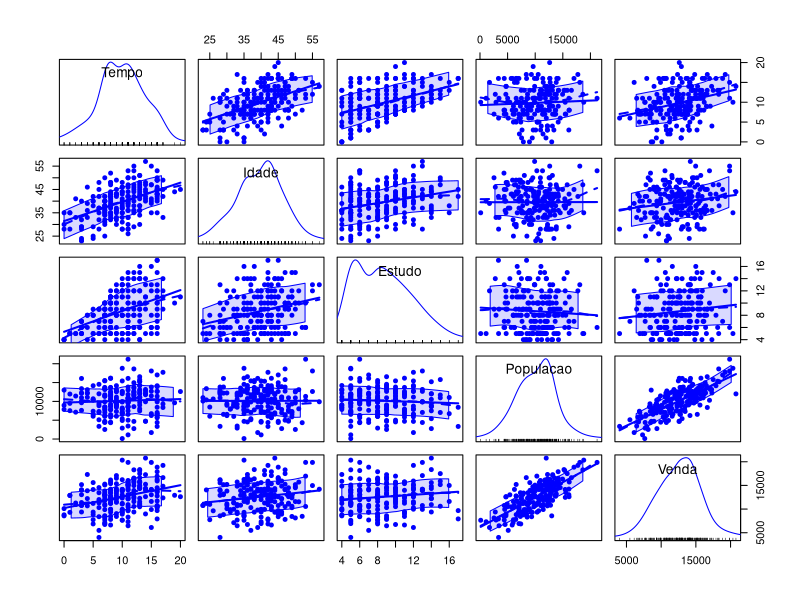
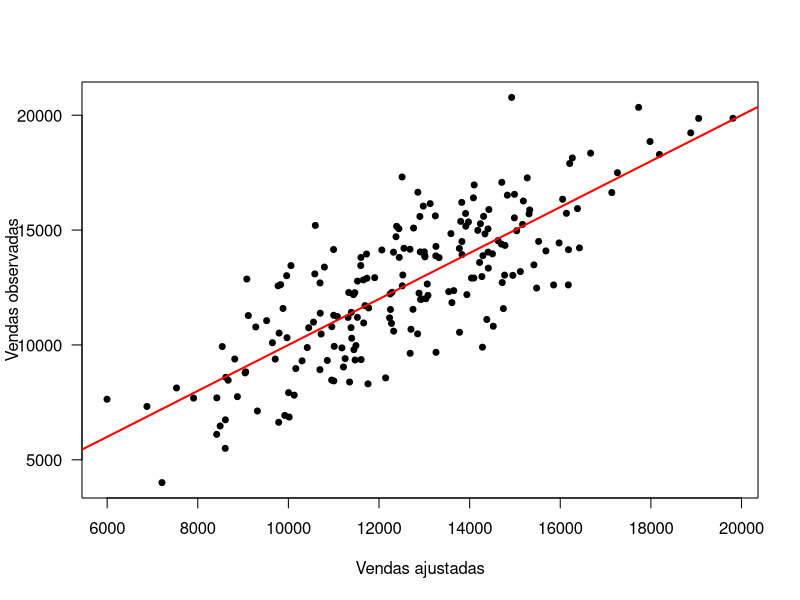
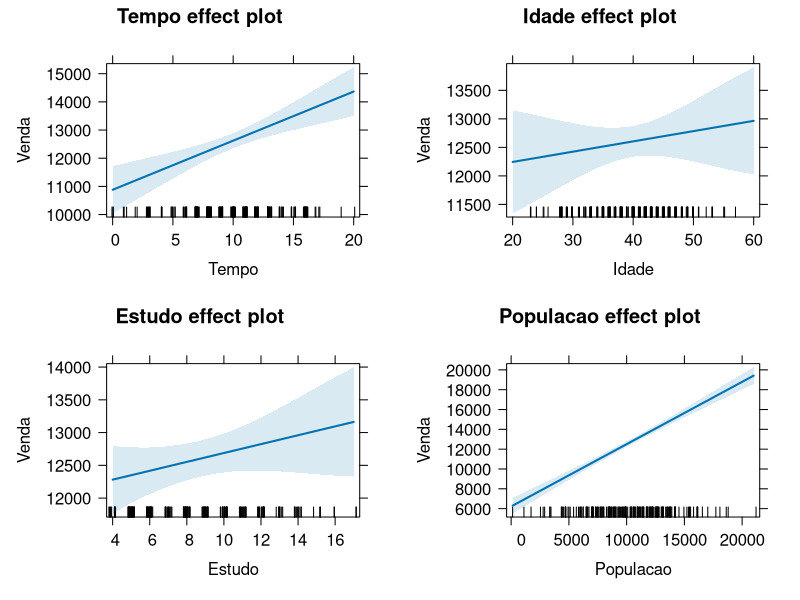
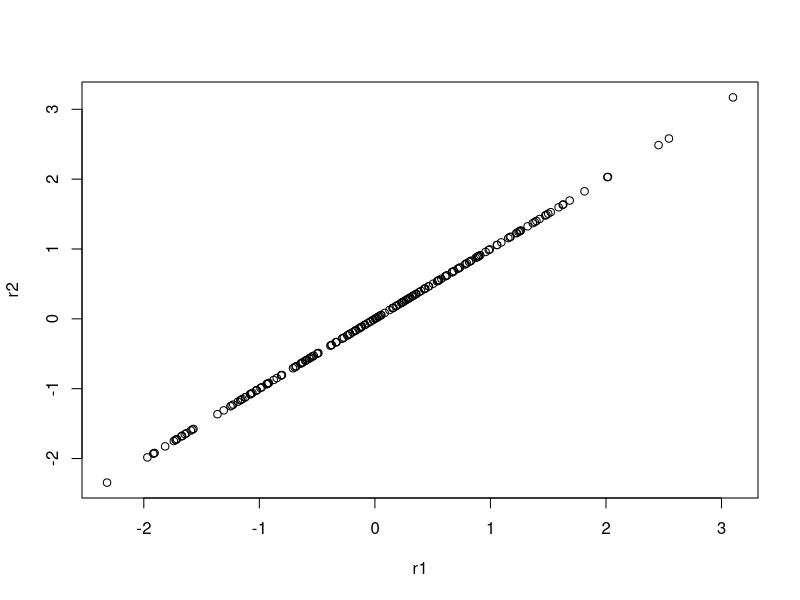
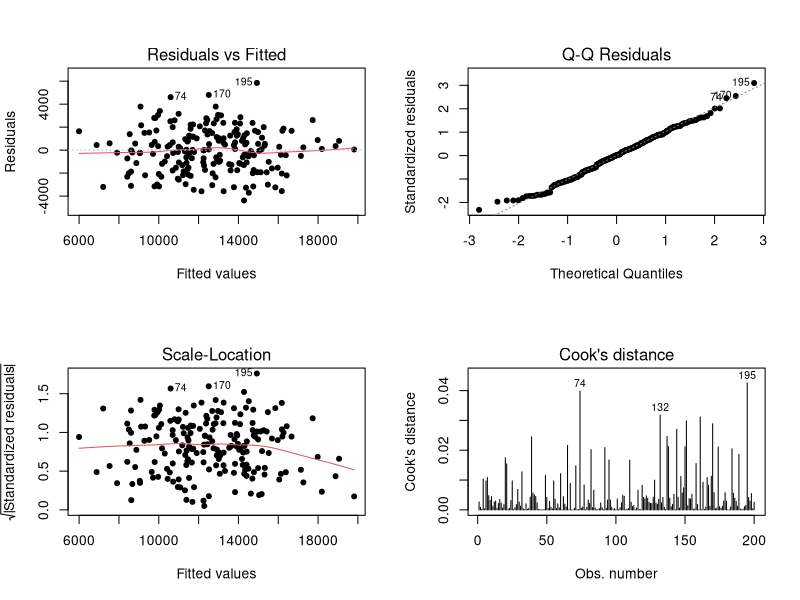
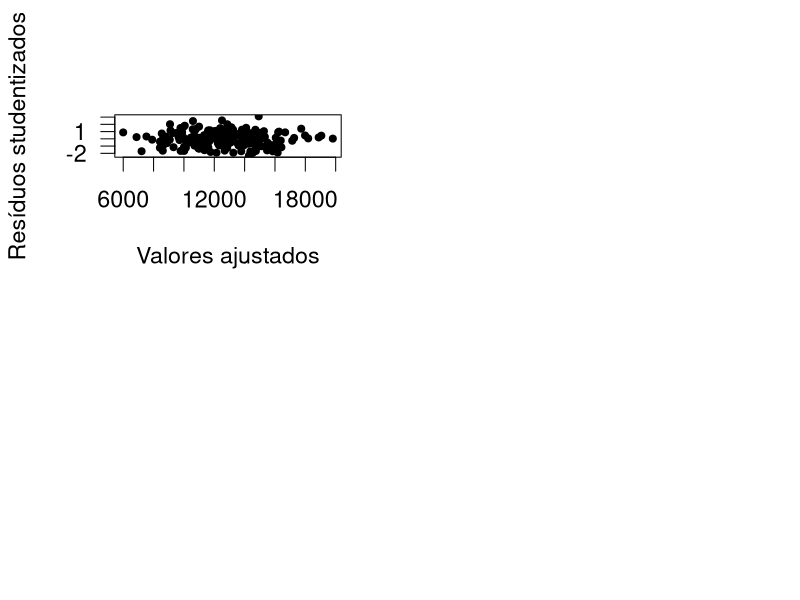

R code for these plots, in order: (Note: this script raises an error after producing the figures.)
## ---- chunk 1
knitr::opts_chunk$set(echo = TRUE)
## ---- chunk 2
require(effects)
require(car)
require(leaps) 
## ---- chunk 3
vendas <- read.csv2("Normal2.csv")

names(vendas) <- c('Tempo', 'Idade', 'Estudo', 'Populacao', 'Venda')

summary(vendas) # Resumo numérico dos valores das cinco variáveis disponíveis na amostra.

options(digits = 5, scipen = 5)

require(car)
par(cex=1.2)
scatterplotMatrix(vendas, pch = 20, cex.labels = 1.25) 
## ---- chunk 4
ajuste1 <- lm(Venda ~ Tempo+Estudo+Populacao+Idade, data=vendas) 
## ---- chunk 5
ajuste1=lm(Venda~.,data=vendas)

print(ajuste1)
## ---- chunk 6
summary(ajuste1)
## ---- chunk 7
ajuste1sc <- lm(Venda ~ scale(Tempo)+scale(Idade)+scale(Estudo)+scale(Populacao), data=vendas)
summary(ajuste1sc)
## ---- chunk 8
head(fitted(ajuste1), n = 10)
## ---- chunk 9
plot(fitted(ajuste1), vendas$Venda,pch=20, xlab='Vendas ajustadas', ylab='Vendas observadas',las=1,cex = 1.2) 
abline(0,1,col='red',lwd = 2)
## ---- chunk 10
confint(ajuste1) 
## ---- chunk 11
dnovos <- data.frame(Tempo=c(3,15), Idade=c(30,30), Estudo=c(10,10), Populacao=c(1000,10000)) 
dnovos
## ---- chunk 12
predict(ajuste1, newdata=dnovos) # Estimativas pontuais.

predict(ajuste1, interval='confidence', newdata=dnovos) 
## ---- chunk 13
predict(ajuste1, interval='prediction', newdata=dnovos) 
## ---- chunk 14
p1 <- predict(ajuste1, interval='confidence', newdata=vendas)
vendas2 <- cbind(vendas[,1:4], p1); head(vendas2, 10) 
## ---- chunk 15
p2 <- predict(ajuste1, interval ='prediction', newdata=vendas)
vendas3 <- cbind(vendas[,1:4], p2) ;head(vendas3, 10) 
## ---- chunk 16
ajuste2 <- lm(Venda~.-Idade,data=vendas) 
## ---- chunk 17
anova(ajuste2,ajuste1) 
## ---- chunk 18
anova(ajuste1)
## ---- chunk 19
ajuste2 <- lm(Venda~Populacao+Estudo+Idade+Tempo, data=vendas) 
## ---- chunk 20
anova(ajuste2)
## ---- chunk 21
ajuste3 <- lm(Venda ~ Populacao+Tempo,data=vendas) 
## ---- chunk 22
anova(ajuste3,ajuste1) 
## ---- chunk 23
plot(allEffects(ajuste1))
## ---- chunk 24
e1 <- resid(ajuste1)
head(e1, n = 10)
## ---- chunk 25
sigma <- summary(ajuste1)$sigma
## ---- chunk 26
d1 <- e1/sigma
head(d1, n = 10)
## ---- chunk 27
r1 <- rstandard(ajuste1)
head(r1, n = 10)
## ---- chunk 28
r2 <- rstudent(ajuste1)
head(r2, n = 10)
## ---- chunk 29
plot(r1,r2) 
## ---- chunk 30
fit <- fitted(ajuste1)
## ---- chunk 31
par(mfrow=c(2,2))
plot(ajuste1, which = 1:4, cex = 1.2, pch = 20) 
## ---- chunk 32
par(cex=1.4,las=1)

plot(fit, r1, xlab='Valores ajustados', ylab='Resíduos studentizados', pch=20)

identify(fit,r1,rownames(vendas)) # Vamos identificar a observação com resíduo superior a 3
## ---- chunk 33
vendas[195,]
summary(vendas)
## ---- chunk 34
shapiro.test(r1) 
## ---- chunk 35
ncvTest(ajuste1) 
## ---- chunk 36
ncvTest(ajuste1,~'Populacao') 
## ---- chunk 37
qqPlot(ajuste1, main="QQ Plot",id.n=3) 
## ---- chunk 38
par(cex=1.2,las=1)
plot(vendas$Populacao, r1, xlab='Populacao atendida', ylab='Resíduos studentizados', pch=20)
plot(vendas$Estudo, r1, xlab='Anos de estudo', ylab='Resíduos studentizados', pch=20)
## ---- chunk 39
ajuste12 <- update(ajuste1,~ .-Populacao) 
## ---- chunk 40
plot(vendas$Populacao, rstudent(ajuste12),xlab='Populacao atendida',
     ylab='Resíduos studentizados',pch=20)

lines(lowess(vendas$Populacao, rstudent(ajuste12)),col='red',lwd=2)
## ---- chunk 41
ajuste13=update(ajuste1,~.-Estudo) 
## ---- chunk 42
plot(vendas$Estudo,rstudent(ajuste12),xlab='Anos de estudo',
     ylab='Resíduos studentizados',pch=20)
lines(lowess(vendas$Estudo,rstudent(ajuste12)),col='red',lwd=2)
## ---- chunk 43
require(car)
crPlots(ajuste1) 
## ---- chunk 44
matinf <- influence.measures(ajuste1) 
## ---- chunk 45
summary(matinf) 
## ---- chunk 46
summary(vendas)
vendas[69,] 
## ---- chunk 47
ajuste2 <- update(ajuste1, subset = -c(69,195)) 
## ---- chunk 48
compareCoefs(ajuste1, ajuste2) 
